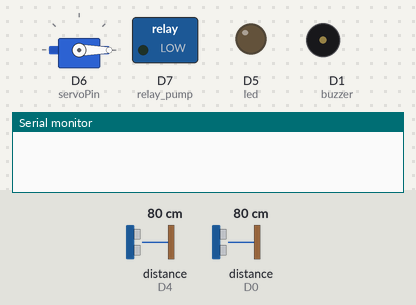
This sketch was run on a simulated ESP8266 (NodeMCU). Shown: servo, switched loads named in the sketch (green lamp = pin HIGH), output pins drawn as LEDs (lit = HIGH), buzzer (waves = sounding, pin HIGH), the last lines printed to the serial monitor. Wiring (inferred from the names in the program): 2 × ultrasonic range finder: trigger D2, echo D0 / trigger D8, echo D4. The inputs (shaded band) are chosen by the test bench; at power-on: distance to the obstacle (sensors on D4, D0) 80 cm. The echo pulse lasts 58.3 µs per cm; WiFi joins after 1.5 s; servers stay silent unless stated; the local clock reads 2024-03-15 10:24:30 at power-on unless the sketch sets it; pins used as bus, display or sensor lines are not drawn.

Above: at 3.3 s.
3.4 s: distance to the obstacle (sensor on D4) set to 22 cm
8.6 s: distance to the obstacle (sensor on D4) set to 18 cm
At 10.9 s:
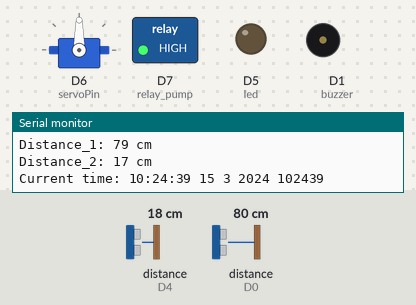
14.7 s: distance to the obstacle (sensor on D4) set to 35 cm
At 17.8 s:
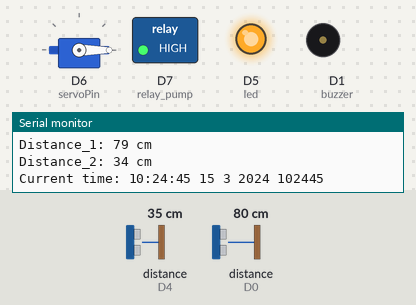
21.1 s: distance to the obstacle (sensor on D0) set to 23 cm
24.6 s: distance to the obstacle (sensor on D0) set to 18 cm
At 27.1 s:
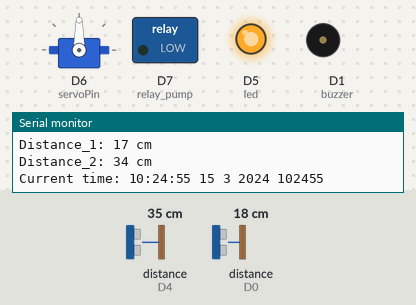
30.8 s: distance to the obstacle (sensor on D0) set to 35 cm
At 33.0 s:
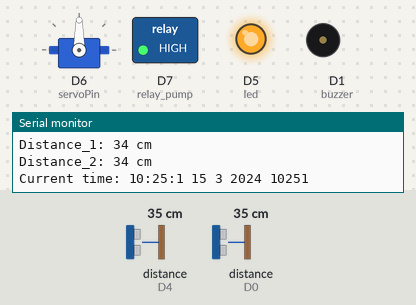
Timing chart, 0 to 38.2 s (numbered marks = the images above; inputs shaded):
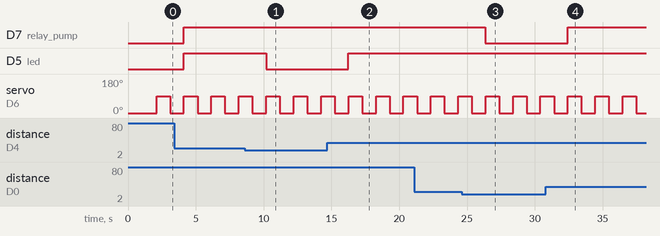

Measured:
- the behaviour switches between 21 and 20 cm on distance to the obstacle (sensor on D4) (found by bisection; images 0 and 1)
- the behaviour switches between 21 and 20 cm on distance to the obstacle (sensor on D0) (found by bisection; images 2 and 3)
- after the input at 8.6 s, D5 (led): HIGH → LOW after 1.6 s
- after the input at 14.7 s, D5 (led): LOW → HIGH after 1.6 s
- after the input at 24.6 s, D7 (relay_pump): HIGH → LOW after 1.8 s
- after the input at 30.8 s, D7 (relay_pump): LOW → HIGH after 1.6 s
- by itself, servo on D6 (servoPin): alternates 90° for 1.0 s and 0° for 1.0 s

The sketch:

Automatic_Pet_Feeder___Water_Fountain.ino
```cpp
#define BLYNK_PRINT Serial
#include <ESP8266WiFi.h>                                /* Enable the use of wifi module. Make sure you downloaded and installed the ESP8266 library*/
#include <BlynkSimpleEsp8266.h>                         /* Code for talking with Blynk*/
#include <Servo.h>
#include <TimeLib.h>                                    /* Program code related to Real Time Clock (RTC). */
#include <WidgetRTC.h>                                  /* Communication code with Blynk Real Time Clock Widget */

Servo Servo1;
BlynkTimer timer;                                       /* Define parameter for Blynk Timer */
WidgetRTC rtc;                                          /* Define parameter for RTC Widget */

char auth[] = "OCjElL13fBq5Y4if8r3wu_S46Y2A5QHK";       // Put in the Auth Token for the project from Blynk. You should receive it in your email.
char ssid[] = "umiayumi";                               // Key in your wifi name. You can check with your smart phone for your wifi name
char pass[] = "uacghdan";                               // Key in your wifi password.

unsigned long startMillis;                              /* start counting time for display refresh*/
unsigned long currentMillis;                            /* current counting time for display refresh */
const unsigned long period = 500;                      // refresh every X seconds (in seconds) Default 60000 = 1 minute
long duration1;                                         // variable for the duration of sound wave travel
long duration2;
int distance1;                                          // variable for the distance measurement
int distance2;
int pos = 0;
String masa = "";
int status_pos = 1;

//pin declare
uint8_t echo1 = D0;
uint8_t echo2 = D4;
uint8_t trig1 = D2;
uint8_t trig2 = D8;
uint8_t buzzer = D1;     //D4
uint8_t led = D5;       //D5
uint8_t servoPin = 12;  //D6                                      // Declare the Servo pin
uint8_t relay_pump = D7; // GPIO13 D7

BLYNK_CONNECTED() {                                       /* When Blynk server is connected, initiate Real Time Clock function */
  rtc.begin();
}

void setup() {
  Serial.begin(9600);                                     // Serial Communication is starting with 9600 of baudrate speed
  Servo1.attach(servoPin);                                // We need to attach the servo to the used pin number
  Servo1.writeMicroseconds(0);  // set servo to mid-point
  //Servo1.write(0);
  pinMode(relay_pump, OUTPUT);
  pinMode(led, OUTPUT);
  pinMode(buzzer, OUTPUT);
  pinMode(trig1, OUTPUT);
  pinMode(trig2, OUTPUT);                                 // Sets the trigPin as an OUTPUT
  pinMode(echo1, INPUT);
  pinMode(echo2, INPUT);                                  // Sets the echoPin as an INPUT
  //Serial.println("Ultrasonic Sensor HC-SR04 Test");       // print some text in Serial Monitor
  //Serial.println("with Arduino UNO R3");                        /* Initiate the Serial Monitor function */
  /* Declare the Output Pin D4 (GPIO 2) as an output pin for LED Light*/
  setSyncInterval(1);                                           /* Synchronise or read time from the Blynk Server every 1 second */
  Blynk.begin(auth, ssid, pass);                                /* Initiate the Blynk server login for the specific project*/
  while (Blynk.connect() == false ) {}                          /* If the Blynk Server not yet connected to nodeMCU, keep waiting here */
  setSyncInterval(10 * 60);                                     /* After successful login, change Synchornise Time reading for every 10 minute (Do not need to always check for the time)*/
  startMillis = millis();                                       /* Start record initial time for display refresh */

}

void loop() {
  Blynk.run();                                                                    /* allow the communication between Blynk server and Node MCU*/
  timer.run();                                                                    /* allow the Blynk timer to keep counting */

  currentMillis = millis();                                                       /* Keep counting time for display refresh */
  if (currentMillis - startMillis > period) {                                     /* For every 1 second, run the set of code*/
    String currentTime = String(hour()) + ":" + minute() + ":" + second();        /* Define "currentTime" by combining hour, minute and second */
    String currentDate = String(day()) + " " + month() + " " + year();            /* Define "currentDate" by combining day, month, and year */
    masa = String(hour()) + "" + minute() + "" + second();
    Serial.print("Current time: ");                                               /* Display values on Serial Monitor */
    Serial.print(currentTime);
    Serial.print(" ");
    Serial.print(currentDate);
    Serial.print(" ");
    Serial.print(masa);
    Serial.println();

    Blynk.virtualWrite(V1, currentTime);                                          /* Send Time parameters to Virtual Pin V1 on Blynk App */
    Blynk.virtualWrite(V2, currentDate);                                          /* Send Date parameters to Virtual Pin V2 on Blynk App */

    startMillis = millis();                                                       /* Reset time for the next counting cycle */
  }

  if (masa == "xxxx" || masa == "xxx" || masa == "xxxx" ) { //food
    Serial.println("START ROLL ");
    /*for (pos = 0; pos <= 90; pos += 1) { // goes from 0 degrees to 180 degrees
      Servo1.write(pos); // tell servo to go to position in variable 'pos'
      delay(15); // waits 15ms for the servo to reach the position
      Serial.print("START = ");
      Serial.println(pos);
      }
      for (pos = 90; pos >= 0; pos -= 1) { // goes from 180 degrees to 0 degrees
      Servo1.write(pos); // tell servo to go to position in variable 'pos'
      delay(15); // waits 15ms for the servo to reach the position
      Serial.print("START = ");
      Serial.println(pos);
      }*/

    Serial.println("END ROLL ");
  }

  Servo1.write(90);
  delay(1000);
  Servo1.write(0);
  delay(1000);

  measure();

  if (distance1 >= 20 ) {
    digitalWrite(relay_pump, HIGH);
  }
  else {
    digitalWrite(relay_pump, LOW);
  }

  if (distance2 >= 20 ) {
    digitalWrite(led, HIGH);
  }
  else {
    digitalWrite(led, LOW);
  }
}

void measure() {
  digitalWrite(trig1, LOW);
  delayMicroseconds(2);
  digitalWrite(trig1, HIGH);
  delayMicroseconds(10);
  digitalWrite(trig1, LOW);
  duration1 = pulseIn(echo1, HIGH);
  distance1 = duration1 * 0.034 / 2;

  digitalWrite(trig2, LOW);
  delayMicroseconds(2);
  digitalWrite(trig2, HIGH);
  delayMicroseconds(10);
  digitalWrite(trig2, LOW);
  duration2 = pulseIn(echo2, HIGH);
  distance2 = duration2 * 0.034 / 2; // Speed of sound wave divided by 2 (go and back)

  Serial.print("Distance_1: ");
  Serial.print(distance1);
  Serial.println(" cm");
  Serial.print("Distance_2: ");
  Serial.print(distance2);
  Serial.println(" cm");

  Blynk.virtualWrite(V3, distance1);
  Blynk.virtualWrite(V4, distance2);
  return;
}
```
